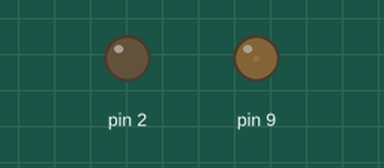
Recording of a sketch running on a simulated Arduino Uno, built with avr-gcc and run on an emulated ATmega328P. Shown: output pins drawn as LEDs (lit = HIGH).

Above: at 0.05 s.
At 0.95 s:
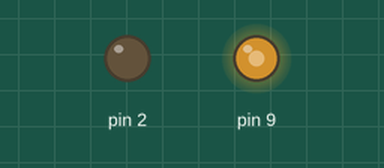
At 1.4 s:
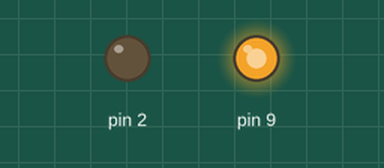
At 2.75 s:
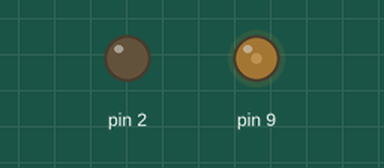
Timing chart, 0 to 7.2 s (numbered marks = the images above):
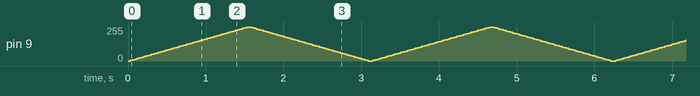

The sketch:

code.ino
```cpp
void setup()
{
  pinMode(2, OUTPUT);
}

void loop()
{
  for(int fade =0;fade <=255; fade+=5)
  {
    analogWrite(9,fade);
  	delay(30);
  }
  for(int fade = 255; fade>=0;fade-=5)
  {
  	analogWrite(9,  fade);
    delay(30);
  }
}
```
